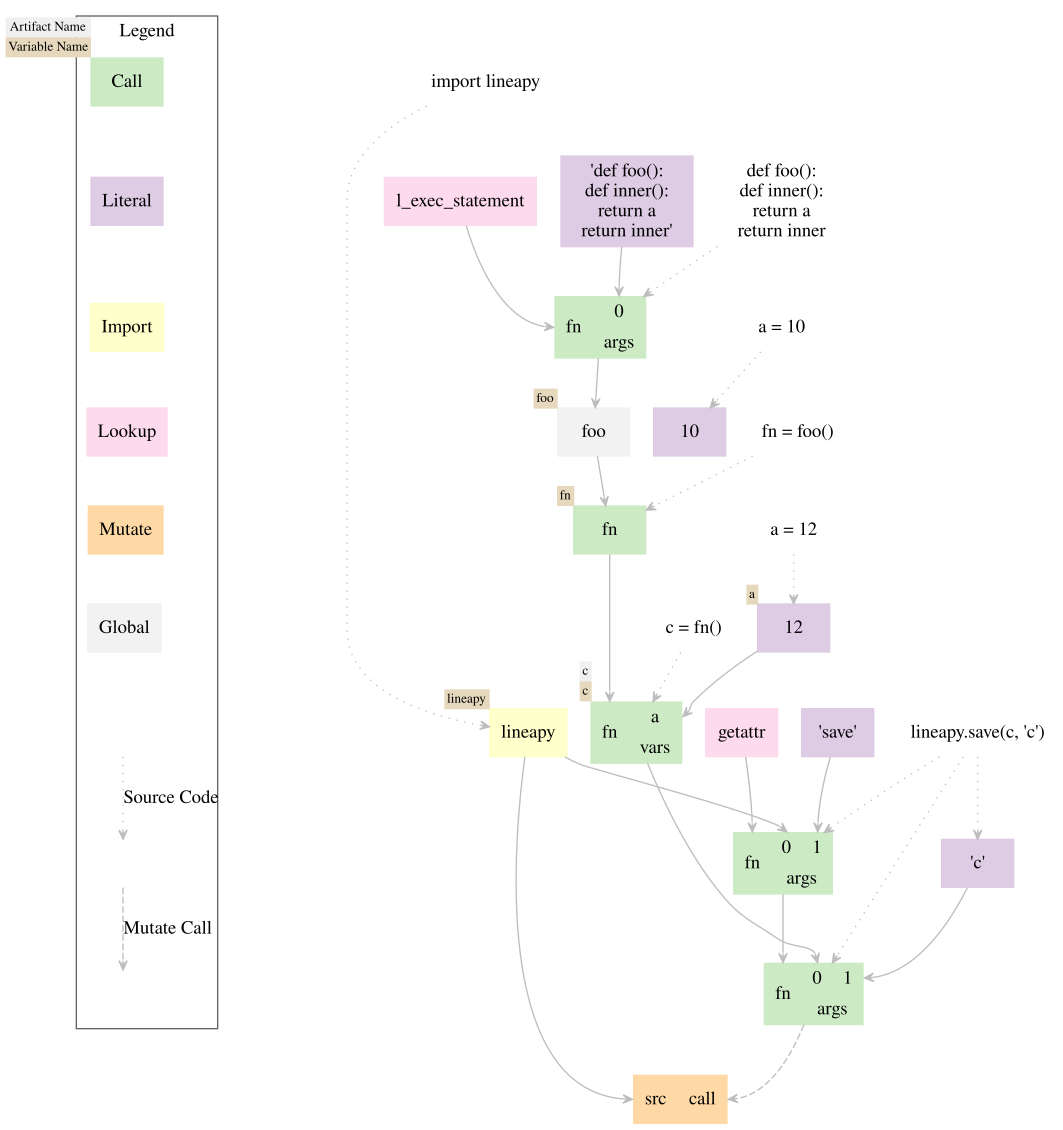

The Python source for this figure:
import datetime
from pathlib import *
from lineapy.data.types import *
from lineapy.utils import get_new_id

source_1 = SourceCode(
    code="""import lineapy
def foo():
    def inner():
        return a
    return inner
a = 10
fn = foo()
a = 12
c = fn()

lineapy.linea_publish(c, \'c\')
""",
    location=PosixPath("[source file path]"),
)
call_1 = CallNode(
    source_location=SourceLocation(
        lineno=2,
        col_offset=0,
        end_lineno=5,
        end_col_offset=16,
        source_code=source_1.id,
    ),
    function_id=LookupNode(
        name="l_exec_statement",
    ).id,
    positional_args=[
        LiteralNode(
            value="""def foo():
    def inner():
        return a
    return inner""",
        ).id
    ],
)
global_2 = GlobalNode(
    name="a",
    call_id=call_1.id,
)
global_3 = GlobalNode(
    name="my_function",
    call_id=call_1.id,
)
global_4 = GlobalNode(
    name="new_df",
    call_id=call_1.id,
)
global_5 = GlobalNode(
    name="r11",
    call_id=call_1.id,
)
global_6 = GlobalNode(
    name="new_clf",
    call_id=call_1.id,
)
global_7 = GlobalNode(
    name="r10",
    call_id=call_1.id,
)
global_8 = GlobalNode(
    name="X",
    call_id=call_1.id,
)
global_9 = GlobalNode(
    name="DummyClassifier",
    call_id=call_1.id,
)
global_10 = GlobalNode(
    name="sklearn.dummy",
    call_id=call_1.id,
)
global_11 = GlobalNode(
    name="np",
    call_id=call_1.id,
)
global_12 = GlobalNode(
    name="z",
    call_id=call_1.id,
)
global_13 = GlobalNode(
    name="types",
    call_id=call_1.id,
)
global_14 = GlobalNode(
    name="obj",
    call_id=call_1.id,
)
global_15 = GlobalNode(
    name="Decimal",
    call_id=call_1.id,
)
global_16 = GlobalNode(
    name="decimal",
    call_id=call_1.id,
)
global_17 = GlobalNode(
    name="y",
    call_id=call_1.id,
)
global_18 = GlobalNode(
    name="clf",
    call_id=call_1.id,
)
global_19 = GlobalNode(
    name="is_new",
    call_id=call_1.id,
)
global_20 = GlobalNode(
    name="assets",
    call_id=call_1.id,
)
global_21 = GlobalNode(
    name="RandomForestClassifier",
    call_id=call_1.id,
)
global_22 = GlobalNode(
    name="sklearn.ensemble",
    call_id=call_1.id,
)
global_23 = GlobalNode(
    name="sns",
    call_id=call_1.id,
)
global_24 = GlobalNode(
    name="alt",
    call_id=call_1.id,
)
global_25 = GlobalNode(
    name="e",
    call_id=call_1.id,
)
global_26 = GlobalNode(
    name="d",
    call_id=call_1.id,
)
global_27 = GlobalNode(
    name="altair",
    call_id=call_1.id,
)
global_28 = GlobalNode(
    name="df",
    call_id=call_1.id,
)
global_29 = GlobalNode(
    name="r9",
    call_id=call_1.id,
)
global_30 = GlobalNode(
    name="r8",
    call_id=call_1.id,
)
global_31 = GlobalNode(
    name="DataFrame",
    call_id=call_1.id,
)
global_32 = GlobalNode(
    name="v",
    call_id=call_1.id,
)
global_33 = GlobalNode(
    name="r6",
    call_id=call_1.id,
)
global_34 = GlobalNode(
    name="r7",
    call_id=call_1.id,
)
global_35 = GlobalNode(
    name="r5",
    call_id=call_1.id,
)
global_36 = GlobalNode(
    name="before",
    call_id=call_1.id,
)
global_37 = GlobalNode(
    name="r3",
    call_id=call_1.id,
)
global_38 = GlobalNode(
    name="r2",
    call_id=call_1.id,
)
global_39 = GlobalNode(
    name="r1",
    call_id=call_1.id,
)
global_40 = GlobalNode(
    name="img",
    call_id=call_1.id,
)
global_41 = GlobalNode(
    name="open",
    call_id=call_1.id,
)
global_42 = GlobalNode(
    name="PIL.Image",
    call_id=call_1.id,
)
global_43 = GlobalNode(
    name="plt",
    call_id=call_1.id,
)
global_44 = GlobalNode(
    name="ls",
    call_id=call_1.id,
)
global_45 = GlobalNode(
    name="r4",
    call_id=call_1.id,
)
global_46 = GlobalNode(
    name="c",
    call_id=call_1.id,
)
global_47 = GlobalNode(
    name="math",
    call_id=call_1.id,
)
global_48 = GlobalNode(
    name="bs",
    call_id=call_1.id,
)
global_49 = GlobalNode(
    name="pandas",
    call_id=call_1.id,
)
global_50 = GlobalNode(
    name="x",
    call_id=call_1.id,
)
global_51 = GlobalNode(
    name="pd",
    call_id=call_1.id,
)
global_52 = GlobalNode(
    name="b",
    call_id=call_1.id,
)
literal_2 = LiteralNode(
    source_location=SourceLocation(
        lineno=6,
        col_offset=4,
        end_lineno=6,
        end_col_offset=6,
        source_code=source_1.id,
    ),
    value=10,
)
call_3 = CallNode(
    source_location=SourceLocation(
        lineno=9,
        col_offset=4,
        end_lineno=9,
        end_col_offset=8,
        source_code=source_1.id,
    ),
    function_id=CallNode(
        source_location=SourceLocation(
            lineno=7,
            col_offset=5,
            end_lineno=7,
            end_col_offset=10,
            source_code=source_1.id,
        ),
        function_id=GlobalNode(
            name="foo",
            call_id=call_1.id,
        ).id,
    ).id,
    global_reads={
        "a": LiteralNode(
            source_location=SourceLocation(
                lineno=8,
                col_offset=4,
                end_lineno=8,
                end_col_offset=6,
                source_code=source_1.id,
            ),
            value=12,
        ).id
    },
)
